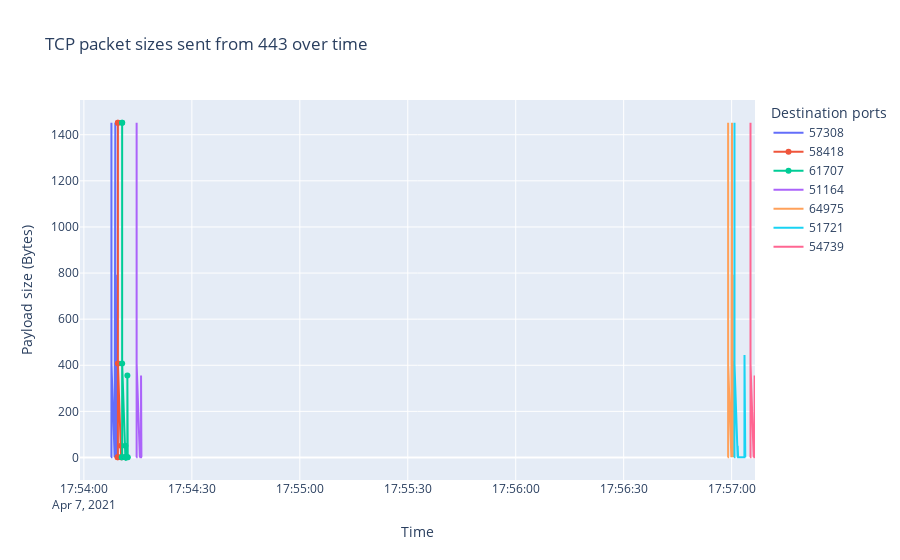

Write notebook code for a chart like this one.
### Code cell
layout = go.Layout(
    title=f"TCP packet sizes sent from {top_src_port} over time",
    xaxis_title="Time",
    yaxis_title="Payload size (Bytes)",
    legend_title_text='Destination ports'
)

fig = go.Figure(
  data=scatter_plots,
  layout=layout,
  )
fig.show()
